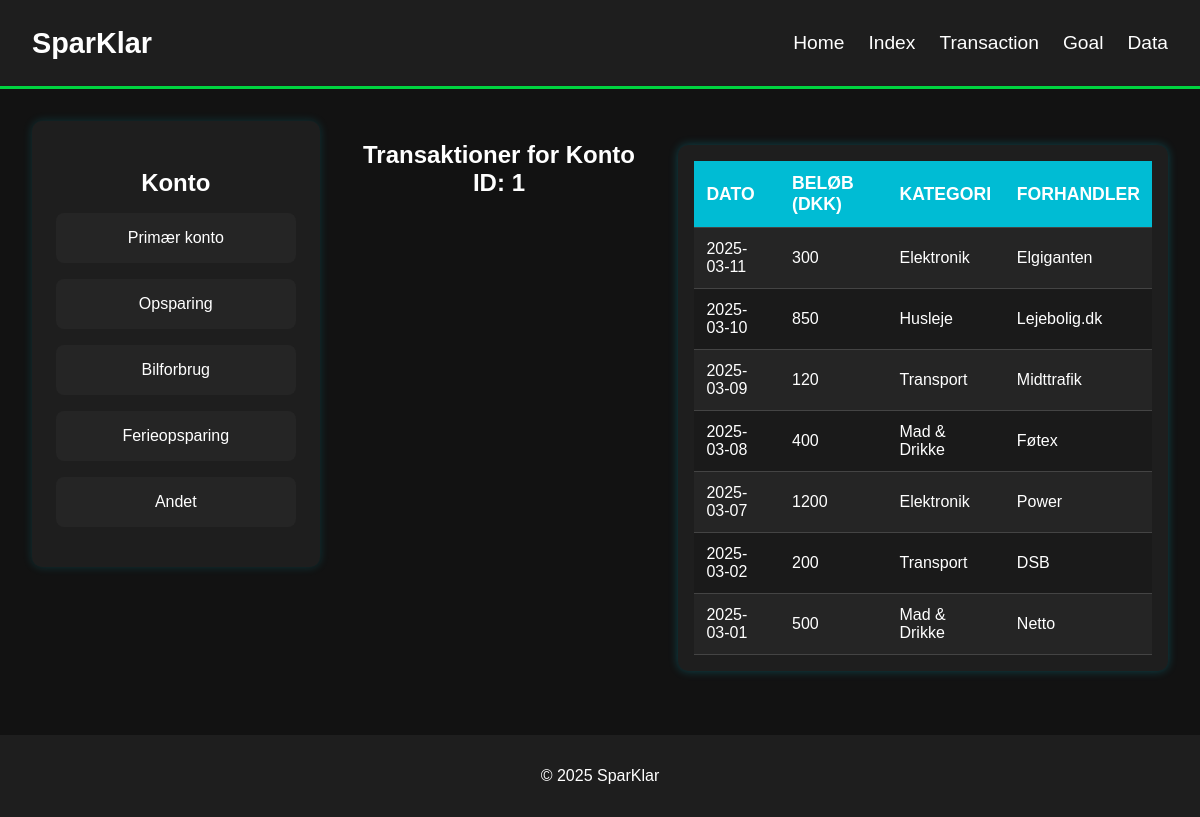
Screenshot of /transactions/1 with the database file from the repository.
### tables this page shows
CREATE TABLE "Transactions" (
"Transaction_ID" INTEGER,
  "Account_ID" INTEGER,
  "Date" TEXT,
  "Amount (DKK)" INTEGER,
  "Category" TEXT,
  "Vendor" TEXT
);

### app.py (the view)
@app.route('/transactions/<int:account_id>')
def transaction(account_id):
    conn = get_db_connection()
    transactions = conn.execute("""
        SELECT "Date", "Amount (DKK)", "Category", "Vendor"
        FROM Transactions
        WHERE Account_ID = ?
        ORDER BY Date DESC
    """, (account_id,)).fetchall()
    conn.close()
    return render_template('transaction.html', transactions=transactions, account_id=account_id)

### app.py (called while the page is built)
def get_db_connection():
    conn = sqlite3.connect(DATABASE)
    conn.row_factory = sqlite3.Row
    return conn

### templates/transaction.html (shortened to what this page needs)
<!DOCTYPE html>
<html lang="da">
<head>
    <link rel="stylesheet" href="{{ url_for('static', filename='css/style.css') }}">
</head>
<body>
    <header class="dark-header">
        <div class="logo">SparKlar</div>
        <nav>
            <ul class="nav-links">
                <li><a href="{{ url_for('home') }}">Home</a></li>
                <li><a href="{{ url_for('index_overblik') }}">Index</a></li>
                <li><a href="{{ url_for('transaction', account_id=1) }}">Transaction</a></li>
                <li><a href="{{ url_for('goals') }}">Goal</a></li>
                <li><a href="{{ url_for('Data_overview') }}">Data</a></li>
            </ul>
        </nav>
    </header>
    <div class="dashboard">
        <aside class="sidebar">
            <h3>Konto</h3>
            <ul class="account-list">
                <li><a href="{{ url_for('transaction', account_id=1) }}">Primær konto</a></li>
                <li><a href="{{ url_for('transaction', account_id=2) }}">Opsparing</a></li>
                <li><a href="{{ url_for('transaction', account_id=3) }}">Bilforbrug</a></li>
                <li><a href="{{ url_for('transaction', account_id=4) }}">Ferieopsparing</a></li>
                <li><a href="{{ url_for('transaction', account_id=5) }}">Andet</a></li>
            </ul>
        </aside>
        <section class="main-content">
            <h2>Transaktioner for Konto ID: {{ account_id }}</h2>
            <div class="table-container">
                <table>
                    <thead>
                        <tr>
                            <th>Dato</th>
                            <th>Beløb (DKK)</th>
                            <th>Kategori</th>
                            <th>Forhandler</th>
                        </tr>
                    </thead>
                    <tbody>
                        {% for t in transactions %}
                        <tr>
                            <td>{{ t["Date"] }}</td>
                            <td>{{ t["Amount (DKK)"] }}</td>
                            <td>{{ t["Category"] }}</td>
                            <td>{{ t["Vendor"] }}</td>
                        </tr>
                        {% endfor %}
                    </tbody>
                </table>
            </div>
        </section>
    </div>
    <footer class="dark-footer">
        <p>&copy; 2025 SparKlar</p>
    </footer>
</body>
</html>

### static/css/style.css (style rules this page uses)
body { font-family: Arial, sans-serif; background-color: #121212; color: #ffffff; margin: 0; padding: 0; display: flex; flex-direction: column; }
header.dark-header { display: flex; align-items: center; justify-content: space-between; background-color: #1e1e1e; padding: 1rem 2rem; border-bottom: 3px solid #00d440; }
header .logo { font-size: 1.8rem; font-weight: bold; color: #ffffff; }
.nav-links { list-style: none; display: flex; gap: 1.5rem; }
.nav-links li a { color: #ffffff; text-decoration: none; font-size: 1.2rem; transition: color 0.3s; }
.sidebar { width: 250px; background-color: #1e1e1e; padding: 1.5rem; border-radius: 10px; box-shadow: 0 0 10px rgba(0, 188, 212, 0.2); text-align: center; }
.sidebar h3 { font-size: 1.5rem; margin-bottom: 1rem; }
.account-list { list-style: none; padding: 0; }
.account-list li { margin-bottom: 1rem; }
.account-list li a { display: block; background-color: #252525; color: #ffffff; padding: 1rem; border-radius: 8px; text-decoration: none; text-align: center; transition: background 0.3s; }
.main-content { display: flex; justify-content: space-between; width: 75%; max-width: 1000px; gap: 2rem; text-align: center; }
.dashboard { display: flex; justify-content: center; align-items: flex-start; padding: 2rem; gap: 2rem; }
.table-container { overflow-x: auto; margin-top: 1.5rem; background-color: #1e1e1e; padding: 1rem; border-radius: 10px; box-shadow: 0 0 10px rgba(0, 188, 212, 0.3); }
table { width: 100%; border-collapse: collapse; }
thead { background-color: #00bcd4; }
th, td { padding: 12px; text-align: left; border-bottom: 1px solid #444; }
th { font-size: 1.1rem; text-transform: uppercase; color: #fff; }
tbody tr:nth-child(odd) { background-color: #252525; }
tbody tr:nth-child(even) { background-color: #1a1a1a; }
footer.dark-footer { text-align: center; background-color: #1e1e1e; padding: 1rem; margin-top: 2rem; }

### rows the page displays
Transactions: Date "2025-03-11", t "300", Category "Elektronik", Vendor "Elgiganten"
Transactions: Date "2025-03-10", t "850", Category "Husleje", Vendor "Lejebolig.dk"
Transactions: Date "2025-03-09", t "120", Category "Transport", Vendor "Midttrafik"
Transactions: Date "2025-03-08", t "400", Category "Mad & Drikke", Vendor "Føtex"
Transactions: Date "2025-03-07", t "1200", Category "Elektronik", Vendor "Power"
Transactions: Date "2025-03-02", t "200", Category "Transport", Vendor "DSB"
Transactions: Date "2025-03-01", t "500", Category "Mad & Drikke", Vendor "Netto"

### other values shown
{{ account_id }} "1"
